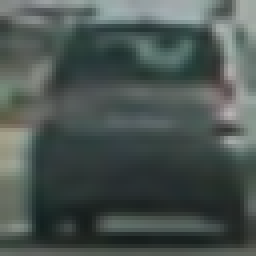
#> input picture data/vehicles/GTI_Far/image0071.png, 64 x 64 px (shown 4 times larger); its folder holds only this picture in this run
$ jupyter execute --allow-errors Project5.ipynb   (shell and % lines are left out)   (older library calls are emulated)
#> lines starting #> are read from the running program, lines starting #| are printed output that depends on the picture
# Udacity Self-Driving Car Engineer Nanodegree Program¶

##                                               Vehicle Detection Project

## Extract data

[cell 1]
'''from skimage.feature import hog
from sklearn.svm import LinearSVC
# for scikit-learn >= 0.18 use:
from sklearn.model_selection import train_test_split
# from sklearn.cross_validation import train_test_split
from scipy.ndimage.measurements import label

from moviepy.editor import VideoFileClip
from IPython.display import HTML

import pickle
import cv2
import glob
'''

import numpy as np
import matplotlib.image as mpimg
import matplotlib.pyplot as plt
import cv2
import glob
from shutil import copyfile
from skimage.feature import hog
import time
from sklearn.preprocessing import StandardScaler
from sklearn.svm import LinearSVC
# from sklearn.model_selection import train_test_split
from sklearn.model_selection import train_test_split


car_imgs=glob.glob('data/vehicles/*/*.png')
noncar_imgs=glob.glob('data/non-vehicles/*/*.png')
print("Number of cars in data base", len(car_imgs))
print("Number of noncars in data base", len(noncar_imgs))
# since the size of non car vehicles are not the same as car vehicles, we add random car
if (len(noncar_imgs)!=len(car_imgs)):
    for i in range(len(noncar_imgs)-len(car_imgs)):
        car_ind = np.random.randint(0, len(car_imgs))
        copyfile(car_imgs[car_ind], 'data/vehicles/added_by_mehdi/added'+str(i)+'.png')


car_imgs=glob.glob('data/vehicles/*/*.png')
noncar_imgs=glob.glob('data/non-vehicles/*/*.png')
print("Number of cars in data base after insersion", len(car_imgs))
plt.imshow(cv2.imread(car_imgs[np.random.randint(0, len(car_imgs))]))

## Histogram of Oriented Gradients (HOG) and spacial and color histogram

[cell 2]
def get_hog_features(img, orient, pix_per_cell, cell_per_block,
                        vis=False, feature_vec=True):
   # imp=np.int32(img)
    return_list = hog(img, orientations=orient, pixels_per_cell=(pix_per_cell, pix_per_cell),
                                  cells_per_block=(cell_per_block, cell_per_block),
                                  block_norm= 'L2-Hys', transform_sqrt=False,
                                  visualise= vis, feature_vector= feature_vec)

    # name returns explicitly
    hog_features = return_list[0]
    if vis:
        hog_image = return_list[1]
        return hog_features, hog_image
    else:
        return hog_features

# Define a function to compute binned color features
def bin_spatial(img, size=(32, 32)):
    # Use cv2.resize().ravel() to create the feature vector
    features = cv2.resize(img, size).ravel()
    # Return the feature vector
    return features

# Define a function to compute color histogram features
def color_hist(img, nbins=32, bins_range=(0, 256)):
    # Compute the histogram of the color channels separately
    channel1_hist = np.histogram(img[:,:,0], bins=nbins, range=bins_range)
    channel2_hist = np.histogram(img[:,:,1], bins=nbins, range=bins_range)
    channel3_hist = np.histogram(img[:,:,2], bins=nbins, range=bins_range)
    # Concatenate the histograms into a single feature vector
    # we need just the histgogram not the bins edge therefore we add [0]
    hist_features = np.hstack((channel1_hist[0], channel2_hist[0], channel3_hist[0]))
    # Return the individual histograms, bin_centers and feature vector
    return hist_features

print ("compiled!")

#> (a cell that did not finish here is left out)

## Extract Features

[cell 4]
def get_feature(feat_img,orient=9, pix_per_cell=8, cell_per_block=2, hog_channel=0,
                     spacial_size=(32, 32), nbins=32, bins_range=(0, 256),
                     HOG_feature=True,Spacial_feature=True,Histogram_feature=True):
    features = []
    if HOG_feature == True:
        hog_features = []
        if hog_channel == 'ALL':
            for channel in range(feat_img.shape[2]):
                feat=get_hog_features(feat_img[:,:,channel], orient,
                                    pix_per_cell, cell_per_block,vis=False, feature_vec=True)
                hog_features.append(feat)

               # print("each hog feature",hog_features)
               # print("each hog feature",len(hog_features))
            hog_features = np.ravel(hog_features)
           # print(len(hog_features))
        if hog_channel == 0 or hog_channel == 1 or hog_channel == 2:
            hog_features.append(get_hog_features(feat_img[:,:,hog_channel], orient,
                                    pix_per_cell, cell_per_block,vis=False, feature_vec=True))
        # Append the new feature vector to the features list
        #print("hog")
        #print(hog_features)
        #features.append(hog_features)
    if Spacial_feature == True:
        spacial_feature = bin_spatial(feat_img, size=spacial_size)
        #features.append(spacial_feature)

       # print("spacial")
        print(len(spacial_feature))
       # print(spacial_feature)
    print(len(hog_features))
    if Histogram_feature == True:
        histogram_feature = color_hist(feat_img, nbins=nbins, bins_range=bins_range)
        print(len(histogram_feature))
    #features.append(histogram_feature)
    if len(hog_features) > 0 and len(spacial_feature) > 0  and len(histogram_feature) > 0 :
        features.append(np.concatenate((hog_features,spacial_feature,histogram_feature)))
    elif len(hog_features) <= 0 and len(spacial_feature) > 0  and len(histogram_feature) > 0 :
        features.append(np.concatenate((spacial_feature,histogram_feature)))
    elif len(hog_features) > 0 and len(spacial_feature) <= 0  and len(histogram_feature) > 0 :
        features.append(np.concatenate((hog_features,histogram_feature)))
    elif len(hog_features) > 0 and len(spacial_feature) > 0  and len(histogram_feature) <= 0 :
        features.append(np.concatenate((hog_features,spacial_feature)))
    elif len(hog_features) <= 0 and len(spacial_feature) <= 0  and len(histogram_feature) > 0 :
        features.append(histogram_feature)
    elif len(hog_features) <= 0 and len(spacial_feature) > 0  and len(histogram_feature) <= 0 :
        features.append(spacial_feature)
    elif len(hog_features) > 0 and len(spacial_feature) <= 0  and len(histogram_feature) <= 0 :
        features.append(hog_features)


        # [4 lines of commented-out code are left out]
    return  features
def extract_features(imgs, cspace='RGB', orient=9, pix_per_cell=8, cell_per_block=2, hog_channel=0,
                     spacial_size=(32, 32), nbins=32, bins_range=(0, 256),
                     HOG_feature=True,Spacial_feature=True,Histogram_feature=True):
    # Create a list to append feature vectors to
    final_features = []
    # Iterate through the list of images
    for file in imgs:
        # Read in each one by one
        image = mpimg.imread(file)
        # apply color conversion if other than 'RGB'
        # since the photo is read by mpimg.imread the output is in RGB, while if it is read by
        # cv2.imread(), the result is in BGR format
        if cspace != 'RGB':
            if cspace == 'HSV':
                feature_image = cv2.cvtColor(image, cv2.COLOR_RGB2HSV)
            elif cspace == 'LUV':
                feature_image = cv2.cvtColor(image, cv2.COLOR_RGB2LUV)
            elif cspace == 'HLS':
                feature_image = cv2.cvtColor(image, cv2.COLOR_RGB2HLS)
            elif cspace == 'YUV':
                feature_image = cv2.cvtColor(image, cv2.COLOR_RGB2YUV)
            elif cspace == 'YCrCb':
                feature_image = cv2.cvtColor(image, cv2.COLOR_RGB2YCrCb)
        else: feature_image = np.copy(image)
        #feature_image *= (255.0/feature_image.max())
        original_img_feature = get_feature(feature_image,orient, pix_per_cell, cell_per_block, hog_channel,
                     spacial_size, nbins, bins_range, HOG_feature,Spacial_feature,Histogram_feature)
        #print(final_features)
        #final_features.append(np.concatenate(original_img_feature))
        #final_features.append(original_img_feature)
        fliped_image = cv2.flip(feature_image,1)
        fliped_img_feature = get_feature(fliped_image,orient, pix_per_cell, cell_per_block, hog_channel,
                     spacial_size, nbins, bins_range, HOG_feature,Spacial_feature,Histogram_feature)
        #final_features.append(np.concatenate(fliped_img_feature))
        final_features.append(np.concatenate((original_img_feature, fliped_img_feature)))
        #final_features.append(fliped_img_feature)

    return final_features
print("compiled")

[cell 5]
colorspace_range =[ 'HSV','LUV','HLS','YUV']
orient_range = [8,11,14,16]
pix_per_cell_range = [8,10,14]
cell_per_block_range = [2,4]
hog_channel_range = [0,1,'ALL'] # Can be 0, 1, 2, or "ALL"
spacial_size_input=(16,16)
number_of_bin=32
bins_range_input=(0, 256)
HOG_feature_indicator=True
Spacial_feature_indicator=True
Histogram_feature_indicator=True

fit_result_accuracy=np.zeros([len(colorspace_range),len(orient_range),len(pix_per_cell_range),len(cell_per_block_range),len(hog_channel_range)])
time_to_extract_and_fit=np.zeros([len(colorspace_range),len(orient_range),len(pix_per_cell_range),len(cell_per_block_range),len(hog_channel_range)])

[cell 6]
cnt=0
tim=0.
#> (the rest of this cell did not finish here and is left out)

#> in extract_features, `feature_image = cv2.cvtColor(image, cv2.COLOR_RGB2HSV)`: feature_image: shape (64, 64, 3) float32; mean H, S, V 154.8, 0.2, 0.3
#> in get_hog_features, `return_list = hog(img, orientations=orient, pixels_per_cell=(pix_per_c..`: return_list = 1568 values, max 0.427 at index 408, min 0 at index 17, mean 0.144
#> in get_hog_features, `return_list = hog(img, orientations=orient, pixels_per_cell=(pix_per_c..`:
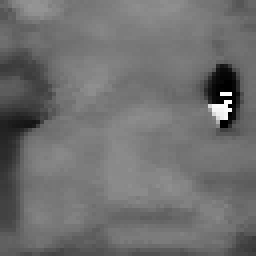
#> img: shape (64, 64) float32 (shown 4 times larger); min 0, max 355, mean 154.8; drawn with min black and max white
#> in get_hog_features, `hog_features = return_list[0]`: hog_features = 0.265
#> in bin_spatial, `features = cv2.resize(img, size).ravel()`: features = 768 values, max 222 at index 375, min 0.022 at index 379, mean 51.62
#> in get_feature, `spacial_feature = bin_spatial(feat_img, size=spacial_size)`: spacial_feature has the same summary as features in bin_spatial
#| 768
#| 1
#> in color_hist, `hist_features = np.hstack((channel1_hist[0], channel2_hist[0], channel..`: hist_features = 96 values, max 4096 at index 32, min 0 at index 27, mean 127.8
#> in get_feature, `histogram_feature = color_hist(feat_img, nbins=nbins, bins_range=bins_..`: histogram_feature has the same summary as hist_features in color_hist
#| 96
#> in extract_features, `original_img_feature = get_feature(feature_image,orient, pix_per_cell,..`: original_img_feature = 1 item
#> in extract_features, `fliped_image = cv2.flip(feature_image,1)`: fliped_image: shape (64, 64, 3) float32; mean H, S, V 154.8, 0.2, 0.3
#> call 2 of get_hog_features, with orient = 8, pix_per_cell = 8, cell_per_block = 2, vis = False, feature_vec = True
#> in get_hog_features (call 2), `return_list = hog(img, orientations=orient, pixels_per_cell=(pix_per_c..`: return_list = 1568 values, max 0.411 at index 1320, min 0 at index 13, mean 0.146
#> in get_hog_features (call 2), `return_list = hog(img, orientations=orient, pixels_per_cell=(pix_per_c..`:
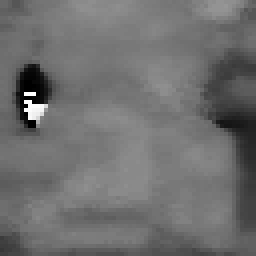
#> img: shape (64, 64) float32 (shown 4 times larger); min 0, max 355, mean 154.8; drawn with min black and max white
#> in get_hog_features (call 2), `hog_features = return_list[0]`: hog_features = 0.272
#| 768
#| 1
#| 96
#> in extract_features, `fliped_img_feature = get_feature(fliped_image,orient, pix_per_cell, ce..`: fliped_img_feature = 1 item
                    notcar_features = extract_features(noncar_imgs, cspace=colorspace_range[i1], orient=orient_range[i2],
                       pix_per_cell=pix_per_cell_range[i3], cell_per_block=cell_per_block_range[i4],
                       hog_channel=hog_channel_range[i5],spacial_size=spacial_size_input,
                       nbins=number_of_bin, bins_range=bins_range_input,
                       HOG_feature=HOG_feature_indicator,Spacial_feature=Spacial_feature_indicator, Histogram_feature=Histogram_feature_indicator)
                    # Create an array stack of feature vectors
                    X = np.vstack((car_features, notcar_features)).astype(np.float64)
                    # Define the labels vector
                    y = np.hstack((np.ones(len(car_features)), np.zeros(len(notcar_features))))


                    X = X.reshape(len(X),-1)
                    # Fit a per-column scaler only on the training data
                    X_scaler = StandardScaler().fit(X)
                    X_scaled = X_scaler.transform(X)


                    # Split up data into randomized training and test sets
                    rand_state = np.random.randint(0, 100)
                    X_train, X_test, y_train, y_test = train_test_split(
                        X_scaled, y, test_size=0.2, random_state=rand_state)

                    svc = LinearSVC()
                    svc.fit(X_train, y_train)
                    t2 = time.time()
                    fit_result_accuracy[i1][i2][i3][i4][i5]=round(svc.score(X_test, y_test), 4)
                    time_to_extract_and_fit[i1][i2][i3][i4][i5]=round(t2-t, 2)
                    print('Test Accuracy of SVC = ', round(svc.score(X_test, y_test), 4))
                    cnt=cnt+1
                    tim=tim+round(t2-t, 2)
                    print(cnt, tim)
                    print(colorspace_range[i1], orient_range[i2], pix_per_cell_range[i3],cell_per_block_range[i4],hog_channel_range[i5])

[cell 7]
for i1 in range(len(colorspace_range)):
    for i2 in range(len(orient_range)):
        for i3 in range(len(pix_per_cell_range)):
            for i4 in range(len(cell_per_block_range)):
                for i5 in range(len(hog_channel_range)):
                    if fit_result_accuracy[i1][i2][i3][i4][i5]==np.max(fit_result_accuracy):
                        ii1=i1
                        ii2=i2
                        ii3=i3
                        ii4=i4
                        ii5=i5
print( "maximum accuracy is", np.max(fit_result_accuracy), "and goes to :")
print("Color space: ",colorspace_range[ii1])
print("No. of orientation: ",orient_range[ii2])
print("pix per cell: ",pix_per_cell_range[ii3])
print("Cell per block: ",cell_per_block_range[ii4])
print("HOG channel: ",hog_channel_range[ii5])

[cell 8]
colorspace = 'LUV' # Can be RGB, HSV, LUV, HLS, YUV, YCrCb
no_orient = 8
no_pix_per_cell = 10
no_cell_per_block = 4
hog_channel_input = 0 # Can be 0, 1, 2, or "ALL"
spacial_size_input=(16,16)
number_of_bin=32
bins_range_input=(0, 256)
HOG_feature_indicator=True
Spacial_feature_indicator=True
Histogram_feature_indicator=True

t=time.time()
car_features = extract_features(car_imgs, cspace=colorspace, orient=no_orient, pix_per_cell=no_pix_per_cell,
                                cell_per_block=no_cell_per_block, hog_channel=hog_channel_input,spacial_size=spacial_size_input,
                                nbins=number_of_bin, bins_range=bins_range_input,
                                HOG_feature=HOG_feature_indicator,Spacial_feature=Spacial_feature_indicator, Histogram_feature=Histogram_feature_indicator)
#> in extract_features (call 3), `feature_image = cv2.cvtColor(image, cv2.COLOR_RGB2LUV)`: feature_image: shape (64, 64, 3) float32; mean of channels 0, 1, 2 34.7, -4.9, 1.5
#> in get_hog_features (call 5), `return_list = hog(img, orientations=orient, pixels_per_cell=(pix_per_c..`: return_list = 1152 values, max 0.288 at index 916, min 0 at index 89, mean 0.0547
#> in get_hog_features (call 5), `return_list = hog(img, orientations=orient, pixels_per_cell=(pix_per_c..`:
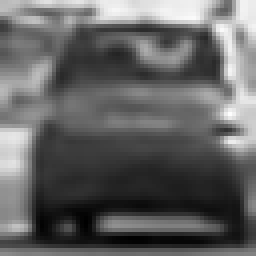
#> img: shape (64, 64) float32 (shown 4 times larger); min 10.06, max 73.34, mean 34.7; drawn with min black and max white
#> in get_hog_features (call 5), `hog_features = return_list[0]`: hog_features = 0.0283
#| 768
#| 1
#> in extract_features (call 3), `fliped_image = cv2.flip(feature_image,1)`: fliped_image: shape (64, 64, 3) float32; mean of channels 0, 1, 2 34.7, -4.9, 1.5
#> in get_hog_features (call 6), `return_list = hog(img, orientations=orient, pixels_per_cell=(pix_per_c..`: return_list = 1152 values, max 0.289 at index 907, min 0 at index 119, mean 0.0553
#> in get_hog_features (call 6), `return_list = hog(img, orientations=orient, pixels_per_cell=(pix_per_c..`:
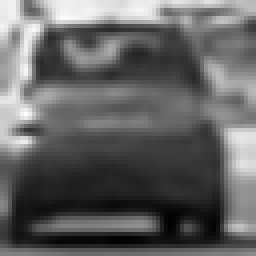
#> img: shape (64, 64) float32 (shown 4 times larger); min 10.06, max 73.34, mean 34.7; drawn with min black and max white
#> in get_hog_features (call 6), `hog_features = return_list[0]`: hog_features = 0.16
#| 768
#| 1
#> pass 2 of the loop in extract_features, `for file in imgs:`:
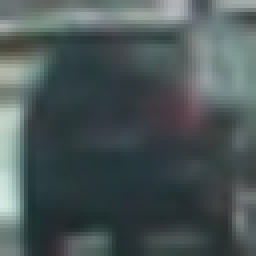
#> input picture data/vehicles/GTI_Left/image0023.png, 64 x 64 px (shown 4 times larger)
#> in extract_features, image is the input picture: shape (64, 64, 3) float32; mean R, G, B 0.294, 0.339, 0.341
#> return_list = 1152 values, max 0.359 at index 768, min 0 at index 15, mean 0.0511
#> in get_hog_features (call 7), `return_list = hog(img, orientations=orient, pixels_per_cell=(pix_per_c..`:
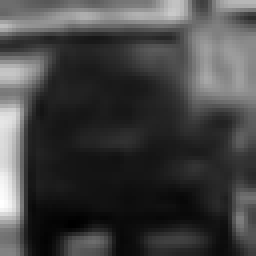
#> img: shape (64, 64) float32 (shown 4 times larger); min 15.53, max 90.67, mean 35.3; drawn with min black and max white
#> hog_features = 0.012
#| 768
#| 1
#> fliped_image: shape (64, 64, 3) float32; mean of channels 0, 1, 2 35.3, -5.7, -1.5
#> return_list = 1152 values, max 0.345 at index 1055, min 0 at index 25, mean 0.0515
#> in get_hog_features (call 8), `return_list = hog(img, orientations=orient, pixels_per_cell=(pix_per_c..`:
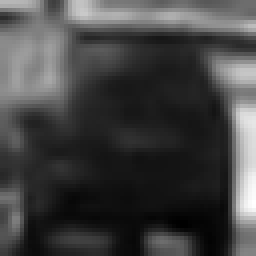
#> img: shape (64, 64) float32 (shown 4 times larger); min 15.53, max 90.67, mean 35.3; drawn with min black and max white
#> hog_features = 0.0375
#| 768
#| 1
notcar_features = extract_features(noncar_imgs, cspace=colorspace, orient=no_orient, pix_per_cell=no_pix_per_cell,
                                cell_per_block=no_cell_per_block, hog_channel=hog_channel_input,spacial_size=spacial_size_input,
                                nbins=number_of_bin, bins_range=bins_range_input,
                                HOG_feature=HOG_feature_indicator,Spacial_feature=Spacial_feature_indicator, Histogram_feature=Histogram_feature_indicator)
t2 = time.time()
print(round(t2-t, 2), 'Seconds to extract HOG features...')
print("total car features: ", len(car_features))
print("total non car features: ",len(notcar_features))
#> (the rest of this cell did not finish here and is left out)

#> (a cell that did not finish here is left out)

[cell 10]

# Define a function that takes an image,
# start and stop positions in both x and y,
# window size (x and y dimensions),
# and overlap fraction (for both x and y)
def slide_window(img, x_start_stop=[None, None], y_start_stop=[None, None],
                    xy_window=(64, 64), xy_overlap=(0.5, 0.5)):
    # If x and/or y start/stop positions not defined, set to image size
    if x_start_stop[0] == None:
        x_start_stop[0] = 0
    if x_start_stop[1] == None:
        x_start_stop[1] = img.shape[1]
    if y_start_stop[0] == None:
        y_start_stop[0] = 0
    if y_start_stop[1] == None:
        y_start_stop[1] = img.shape[0]
    # Compute the span of the region to be searched
    xspan = x_start_stop[1] - x_start_stop[0]
    yspan = y_start_stop[1] - y_start_stop[0]
    # Compute the number of pixels per step in x/y
    nx_pix_per_step = np.int(xy_window[0]*(1 - xy_overlap[0]))
    ny_pix_per_step = np.int(xy_window[1]*(1 - xy_overlap[1]))
    # Compute the number of windows in x/y
    nx_buffer = np.int(xy_window[0]*(xy_overlap[0]))
    ny_buffer = np.int(xy_window[1]*(xy_overlap[1]))
    nx_windows = np.int((xspan-nx_buffer)/nx_pix_per_step)
    ny_windows = np.int((yspan-ny_buffer)/ny_pix_per_step)
    # Initialize a list to append window positions to
    window_list = []
    # Loop through finding x and y window positions
    # Note: you could vectorize this step, but in practice
    # you'll be considering windows one by one with your
    # classifier, so looping makes sense
    for ys in range(ny_windows):
        for xs in range(nx_windows):
            # Calculate window position
            startx = xs*nx_pix_per_step + x_start_stop[0]
            endx = startx + xy_window[0]
            starty = ys*ny_pix_per_step + y_start_stop[0]
            endy = starty + xy_window[1]

            # Append window position to list
            window_list.append(((startx, starty), (endx, endy)))
    # Return the list of windows
    return window_list

# Define a function to draw bounding boxes
# [103 lines left out: functions draw_boxes, single_img_features, search_windows, not called in this run]
print ("compiled")

[cell 11]
test_imgs_directory=glob.glob('test_images/test1.jpg')
test_imgs=mpimg.imread('test_images/test1.jpg')
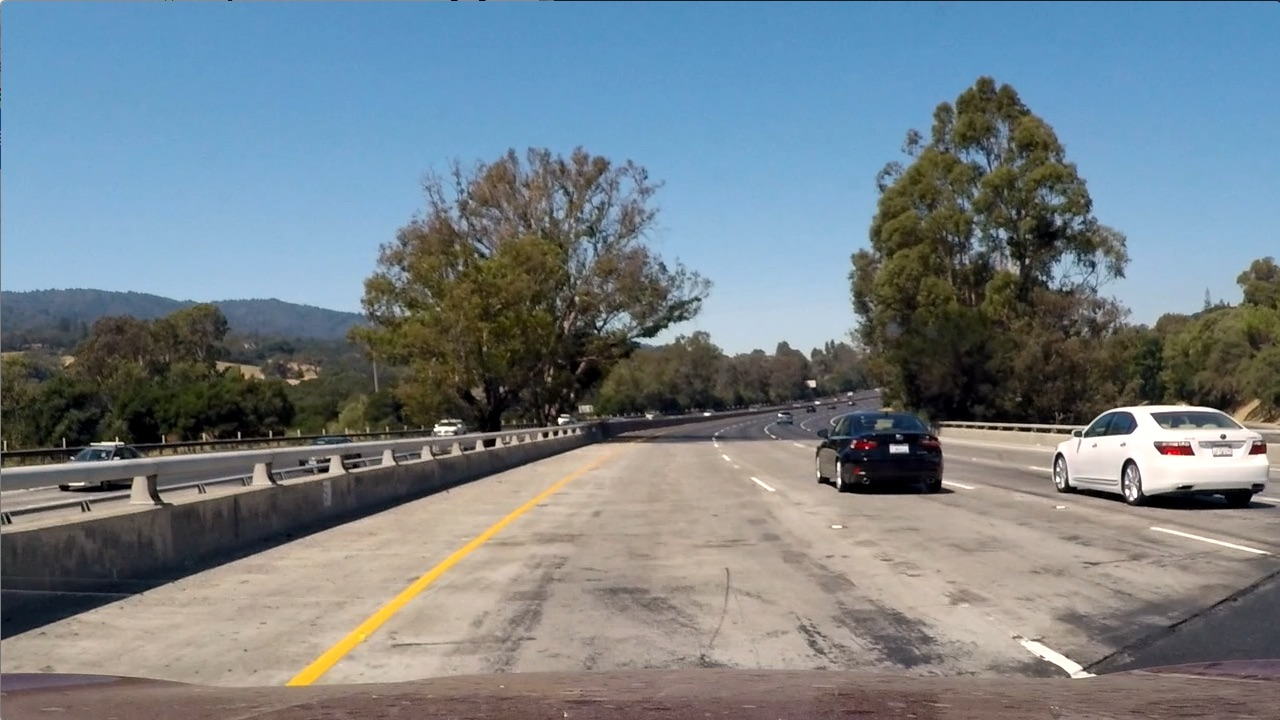
#> input picture test_images/test1.jpg, 1280 x 720 px
#> test_imgs is the input picture: shape (720, 1280, 3); mean R, G, B 117.5, 128.7, 135.5
#it is a jpg image and I am using mpimg to read it. Since I used mpimg on png image in the pipeline,
# I need to scale the jpg image
#test_imgs = test_imgs.astype(np.float32)/255
draw_image = np.copy(test_imgs)
y_start_stop = [400, 650] # Min and max in y to search in slide_window()
spacial_size_input=(16,16)

windows = slide_window(test_imgs, x_start_stop=[None, None], y_start_stop=y_start_stop,
                    xy_window=(128, 128), xy_overlap=(0.5, 0.5))


#> (the rest of this cell did not finish here and is left out)
